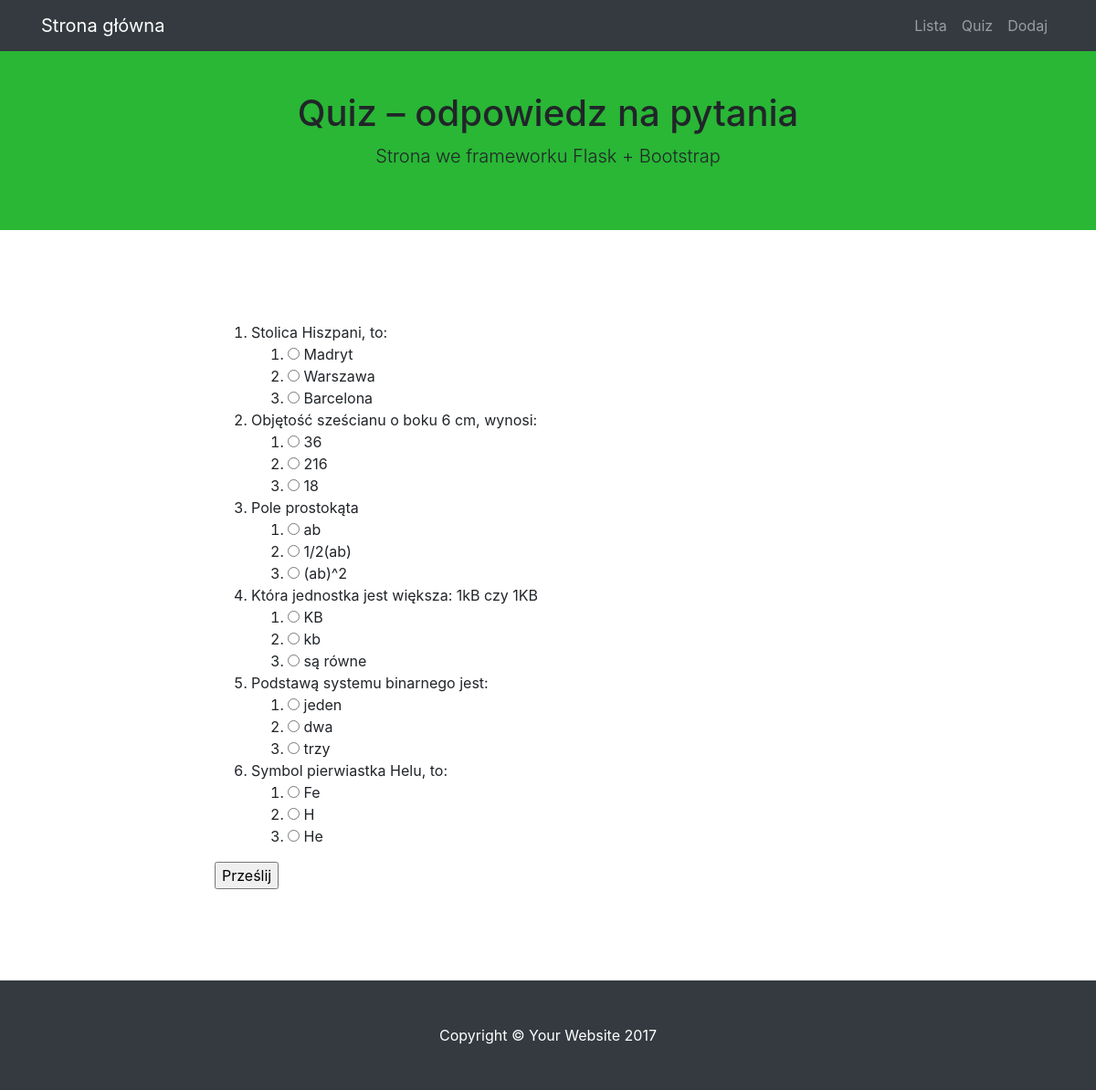
The page /quiz on the database its author committed.
### modele.py (models this page shows)
class BazaModel(Model):
    class Meta:
        database = baza

class Pytanie(BazaModel):
    pytanie = CharField(null=False)
    kategoria = ForeignKeyField(Kategoria, related_name='pytania')

class Odpowiedz(BazaModel):
    odpowiedz = CharField(null=False)
    pytanie = ForeignKeyField(Pytanie, related_name='odpowiedzi')
    odpok = IntegerField(default=0)

### views.py (the view, shortened to what this page needs)
@app.route("/quiz", methods=['GET', 'POST'])
def quiz():
    print(request.form)
    pytania = Pytanie().select().join(Odpowiedz).distinct()
    return render_template('quiz.html', pytania=pytania)

### quiz.py (called while the page is built)
@app.before_request
def before_request():
    g.db = baza
    g.db.connect()

@app.after_request
def after_request(response):
    g.db.close()
    return response

### templates/quiz.html (shortened to what this page needs)
{% extends "szablon.html" %}
{% block h1 %}Quiz – odpowiedz na pytania{% endblock %}
{% block tresc %}
    <form method="POST">
    <ol>
    {% for p in pytania %}
        <li>{{ p.pytanie }}
            <ol class="odpowiedzi">
            {% for o in p.odpowiedzi %}
                <li>
                    <input type="radio" value="{{ o.id }}" name="{{ p.id }}">
                    {{ o.odpowiedz }}</li>
            {% endfor %}
            </ol>
        </li>
    {% endfor %}
    </ol>
    <input type="submit" value="Prześlij">
    </form>
{% endblock %}

### templates/szablon.html (shortened to what this page needs)
<!DOCTYPE html>
<html lang="pl">
  <head>
    <link href="{{ url_for('static', filename='vendor/bootstrap/css/bootstrap.min.css') }}" rel="stylesheet">
    <link href="{{ url_for('static', filename='css/scrolling-nav.css') }}" rel="stylesheet">
  </head>
  <body id="page-top">
    <nav class="navbar navbar-expand-lg navbar-dark bg-dark fixed-top" id="mainNav">
      <div class="container">
        <a class="navbar-brand js-scroll-trigger" href="{{ url_for('hello') }}">Strona główna</a>
        <div class="collapse navbar-collapse" id="navbarResponsive">
          <ul class="navbar-nav ml-auto">
            <li class="nav-item">
              <a class="nav-link js-scroll-trigger" href="{{ url_for('lista') }}">Lista</a>
            </li>
            <li class="nav-item">
              <a class="nav-link js-scroll-trigger" href="{{ url_for('quiz') }}">Quiz</a>
            </li>
            <li class="nav-item">
              <a class="nav-link js-scroll-trigger" href="{{ url_for('dodaj') }}">Dodaj</a>
            </li>
          </ul>
        </div>
      </div>
    </nav>
    <header class="bg-mojkolor">
      <div class="container text-center">
        <h1>{% block h1 %}{% endblock %}</h1>
        <p class="lead">Strona we frameworku Flask + Bootstrap</p>
      </div>
    </header>
    <section id="tresc">
      <div class="container">
        <div class="row">
          <div class="col-lg-8 mx-auto">
            {% block tresc %}{% endblock %}
          </div>
        </div>
      </div>
    </section>
    <footer class="py-5 bg-dark">
      <div class="container">
        <p class="m-0 text-center text-white">Copyright &copy; Your Website 2017</p>
      </div>
    </footer>
  </body>
</html>

### static/css/scrolling-nav.css (style rules this page uses)
header { padding: 100px 0 50px; }
@media (min-width: 992px) { header { padding: 100px 0 50px; } }
section { padding: 100px 0; }
.bg-mojkolor { background-color: #29B735; }

### rows shown on the page
Pytanie: pytanie "Stolica Hiszpani, to:"
Odpowiedz: odpowiedz "Madryt"
Odpowiedz: odpowiedz "Warszawa"
Odpowiedz: odpowiedz "Barcelona"
Pytanie: pytanie "Objętość sześcianu o boku 6 cm, wynosi:"
Odpowiedz: odpowiedz "36"
Odpowiedz: odpowiedz "216"
Odpowiedz: odpowiedz "18"
Pytanie: pytanie "Pole prostokąta"
Odpowiedz: odpowiedz "ab"
Odpowiedz: odpowiedz "1/2(ab)"
Odpowiedz: odpowiedz "(ab)^2"
Pytanie: pytanie "Która jednostka jest większa: 1kB czy 1KB"
Odpowiedz: odpowiedz "KB"
Odpowiedz: odpowiedz "kb"
Odpowiedz: odpowiedz "są równe"
Pytanie: pytanie "Podstawą systemu binarnego jest:"
Odpowiedz: odpowiedz "jeden"
Odpowiedz: odpowiedz "dwa"
Odpowiedz: odpowiedz "trzy"
Pytanie: pytanie "Symbol pierwiastka Helu, to:"
Odpowiedz: odpowiedz "Fe"
Odpowiedz: odpowiedz "H"
Odpowiedz: odpowiedz "He"
